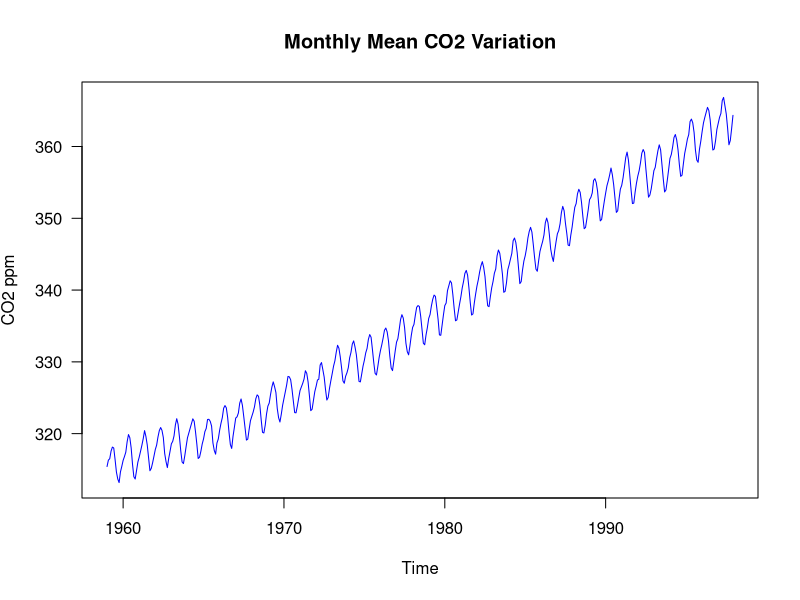
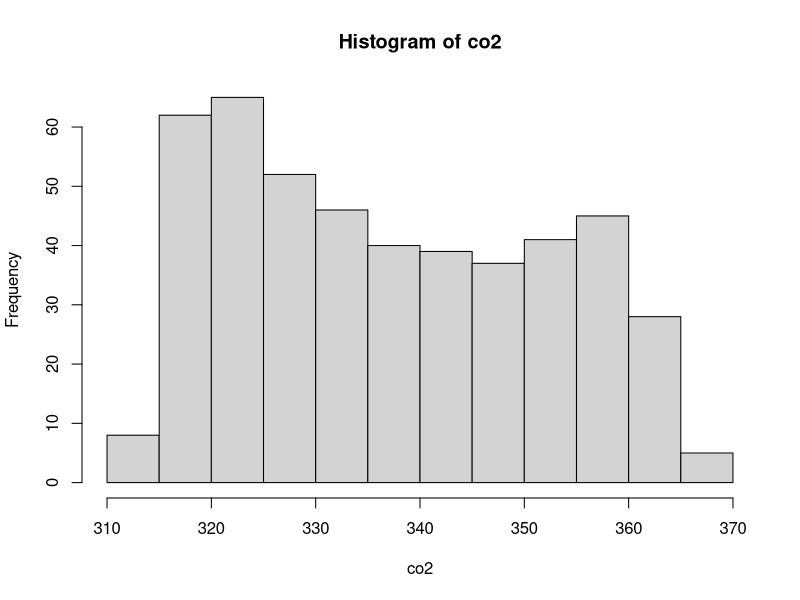

Write R code to recreate these figures, in order. (Note: this script raises an error after producing the figures.)
## ---- chunk 1
library(knitr)
opts_chunk$set(tidy.opts = list(width.cutoff = 60), tidy = TRUE)

# Start with a clean R environment
rm(list = ls())

# Set Fixed random seed to replicate the results
set.seed(28740)

#library(ggplot2)
library(Hmisc)
#library(car)
#library(gridExtra)
library(dplyr)
#library(scales)
#library(GGally)
#library(MASS)
#library(purrr)
#library(tidyr)
#library(nnet)
## ---- chunk 2
plot(co2, ylab = expression("CO2 ppm"), col = 'blue', las = 1)
title(main = "Monthly Mean CO2 Variation")
## ---- chunk 3
head(co2)
tail(co2)
str(co2)
summary(co2)
hist(co2)
## ---- chunk 4
co2.ts <- as_tsibble(co2)
autoplot(co2.ts,.vars = value)
## ---- chunk 5
co2.ts %>% model(STL(value)) %>% components() %>% autoplot()
## ---- chunk 6
co2.ts %>% gg_tsdisplay(plot_type = "partial", y = value)
## ---- chunk 7
co2.ts.components <- co2.ts %>% model(STL(value)) %>% components() 
ggplot(data=co2.ts.components)+
  geom_line(aes(x=index, y=trend)) +
  ggtitle("Trend")
## ---- chunk 8
co2.ts %>%
  gg_season(y=value, period = "year")+
  ylab("CO2 emission")+
    ggtitle("Seasonal plot : Monthly CO2 emission")
## ---- chunk 9
co2.ts %>%
  gg_subseries(y=value, period = "year")+
  geom_hline(aes(yintercept=mean(co2.ts$value)), colour="red")+
  ylab("CO2 emission")+
  xlab("Years")+
  ggtitle("Seasonal subseries plot : Monthly CO2 emission")
## ---- chunk 10
lambda <- co2.ts %>%
  features(value, features=guerrero) %>%
  pull(lambda_guerrero)
co2.ts.trans.comp <- co2.ts %>% model(STL(box_cox(value, lambda))) 

co2.ts.trans.comp %>% components() %>% autoplot() +
  ggtitle(paste("Box-Cox Tranformed Decompositions for lambda=",round(lambda,3)))
## ---- chunk 11

# Lets look ate residuals

co2.ts.trans.comp  %>% components() %>% select("remainder") %>%
  ggplot(aes(x=remainder)) +geom_histogram()

co2.ts.trans.comp  %>% components() %>% select("remainder") %>%
  autoplot()
  
co2.ts.trans.comp %>% components() %>% select("remainder") %>%
  gg_tsdisplay()
